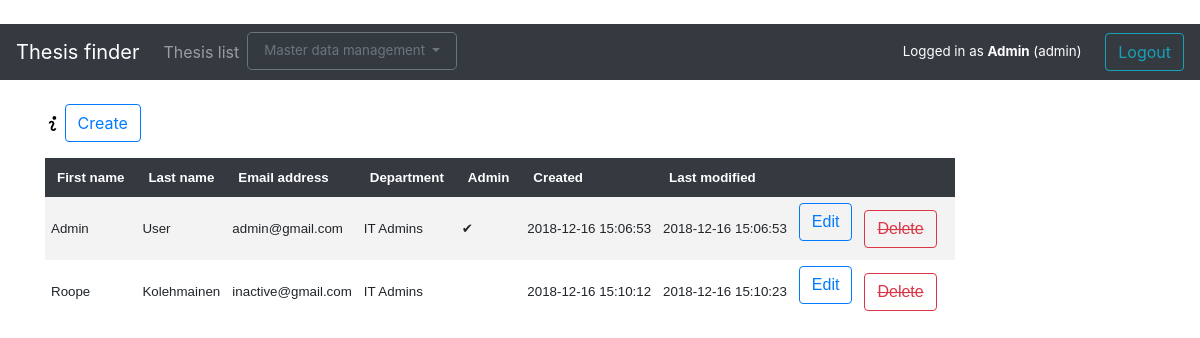
Page /account (signed in) on the committed database.
### application/auth/models.py (models this page shows, shortened)
class User(Base):
    __tablename__ = "account"
    userID = db.Column(db.String(100), primary_key=True, nullable=False)
    firstName = db.Column(db.String(144), nullable=False)
    lastName = db.Column(db.String(144), nullable=False)
    password = db.Column(db.String(144), nullable=False)
    admin = db.Column(db.Integer) # Kept as integer for future admin role types
    inactive = db.Column(db.Boolean)
    department = db.Column(db.Integer, db.ForeignKey('department.departmentID'),
                           nullable=True)
    theses = db.relationship("Thesis", backref='account', lazy=True)
    if os.environ.get("HEROKU"):
        @staticmethod
        def countInactives():
            stmt = text('SELECT COUNT("userID") FROM account WHERE inactive')
            result = db.engine.execute(stmt)
            for row in result:
                count = row[0]
            return count
        @staticmethod
        def countTheses():
            stmt = text('SELECT account."userID", COUNT(thesis."thesisID")'
                        ' FROM account LEFT JOIN thesis ON thesis."userID" = account."userID"'
                        ' WHERE account.admin = 0'
                        ' GROUP BY account."userID";')
            result = db.engine.execute(stmt)
            count = []
            for row in result:
                print(row[1])
                count.append({"id":row[0], "count":row[1]})
            return count
    else:
        @staticmethod
        def countInactives():
            stmt = text("SELECT COUNT(userID) FROM account WHERE inactive")
            result = db.engine.execute(stmt)
            for row in result:
                count = row[0]
            return count
        @staticmethod
        def countTheses():
            stmt = text("SELECT account.userID, COUNT(thesis.thesisID)"
                        " FROM account LEFT JOIN thesis ON thesis.userID = account.userID"
                        " WHERE account.admin = 0"
                        " GROUP BY account.userID;")
            result = db.engine.execute(stmt)
            count = []
            for row in result:
                print(row[1])
                count.append({"id":row[0], "count":row[1]})
            return count

### application/departments/models.py (models this page shows, shortened)
class Dept(Base):
    __tablename__ = "department"
    departmentID = db.Column(db.Integer, primary_key=True)
    name = db.Column(db.String(144), nullable=False)
    accounts = db.relationship("User", backref='user_department', lazy=True)

### application/auth/views.py (the view)
@app.route("/account")
def accounts_index():
    if not current_user.admin:
        return "Access denied"
    users =  User.query.outerjoin(Dept, User.department == Dept.departmentID).all()
    theses_users = Thesis.query.distinct(Thesis.userID)
    theses_users = [user.userID for user in theses_users]
    return render_template("auth/list.html", theses_users = theses_users, users = users)

### application/__init__.py (called while the page is built)
@login_manager.user_loader
def load_user(user_id):
    return User.query.get(user_id)

### application/templates/auth/list.html (shortened to what this page needs)
{% extends "layout.html" %}
{% block body %}
<div class="container">
    {% if (current_user.admin) %}
    <p><img height="15px" width="15px" src="{{url_for('static', filename='info.svg')}}" data-toggle="tooltip" title="Double click row to display single user."
             data-placement="right"><img> <a class="btn btn-outline-primary" href=" {{ url_for('account_form') }} " role="button">Create</a></p>
    <table id="usertable">
        <tr>
            <th>First name</th>
            <th>Last name</th>
            <th>Email address</th>
            <th>Department</th>
            <th>Admin</th>
            <th>Created</th>
            <th>Last modified</th>
            <th colspan="3"></th>
        </tr>
        {% for user in users %}
        {% if user.inactive %}
        <tr id="{{user.userID}}" class="item" style="color:cadetblue">
        {% else %}
        <tr id="{{user.userID}}" class="item">
       {% endif %}
            <td>{{ user.firstName }}</td>
            <td>{{ user.lastName }}</td>
            <td>{{ user.userID }}</td>
            <td>{{ user.user_department.name}}</td>
            <td>{% if user.admin == 1 %}&#10004;{% endif %}</td>
            <td>{{ user.createdOn }}</td>
            <td>{{ user.modifiedOn }}</td>
            <td>
                <form method="GET" action="{{ url_for('account_edit', account_id=user.userID) }}">
                    <input class="btn btn-outline-primary" type="submit" value="Edit">
                </form>
            </td>
            <td>
                {% if user.userID in theses_users %}
                <a tabindex="0" class="btn btn-outline-danger" role="button" data-toggle="popover" data-trigger="focus" data-content="User is supervisor to theses and cannot be deleted">
                    <s>Delete</s></a>
                {% else %}
                <form method="POST" action="{{url_for('user_delete', account_id=user.userID)}}">
                    <input class="btn btn-outline-danger" type="submit" value="Delete">
                </form>
                {% endif %}
            </td>
            <td></td>
        </tr>
        {% endfor %}
        {% endif %}
    </table>
</div>
    {% endblock %}

### application/templates/layout.html (shortened to what this page needs)
﻿<!DOCTYPE html>
<html>
<head>
    <link rel="stylesheet" href="https://maxcdn.bootstrapcdn.com/bootstrap/4.0.0/css/bootstrap.min.css"
>
    <link rel="stylesheet" href="{{url_for('static', filename='chosen/chosen.css')}}">
</head>
<body>
    <nav class="navbar navbar-expand-md navbar-dark bg-dark mb-4">
        <a class="navbar-brand" href="/">Thesis finder</a>
        <div class="collapse navbar-collapse" id="navbarCollapse">
            <ul class="navbar-nav mr-auto">
                <li class="nav-item">
                    <a class="nav-link" href="{{ url_for('theses_index') }} ">Thesis list</a>
                </li>
                {% if current_user.admin %}
                <li class="nav-item">
                    <div class="dropdown">
                        <button class="btn btn-outline-secondary btn-lg dropdown-toggle" type="button" id="dropdownMenuButton"
                            data-toggle="dropdown" aria-haspopup="true" aria-expanded="false">
                            Master data management
                        </button>
                    </div>
                </li>
                {% endif %}
            </ul>
            <div class="login">
                {% if current_user.is_authenticated %}
                Logged in as <b>{{ current_user.firstName }}</b>
                {% if current_user.admin %}
                (admin)
                {% else %}
                (supervisor)<span style="display:inline-block; width: 20px;"></span>
                {% endif %}
                <a class="btn btn-outline-info" href="{{ url_for('auth_logout') }}" role="button">Logout</a>
                {% else %}
                <a class="btn btn-outline-info" href="{{ url_for('auth_login') }}" role="button">Login</a>
                {% endif %}
            </div>
        </div>
    </nav>
    <main role="main" class="container-fluid">
        {% block body %}{% endblock %}
    </main>
</body>
</html>

### application/templates/layout.html (style rules this page uses)
table { font-family: arial, sans-serif; border-collapse: collapse; font-size: smaller; display: inline-block; overflow-x: auto; white-space: nowrap; }
th { color: #ffffff; background-color: #343a40; text-align: left; padding: 12px; }
td { text-align: left; padding: 6px; }
tr:nth-child(even) { background-color: #f3f3f3; }
.login { color: #ffffff }
.btn-outline-secondary { font-size: smaller; }
.login { font-size:smaller; }

### rows in the picture
User: firstName "Admin", lastName "User", userID "admin@gmail.com", user_department.name "IT Admins", createdOn "2018-12-16 15:06:53", modifiedOn "2018-12-16 15:06:53", shows "Delete"
User: firstName "Roope", lastName "Kolehmainen", userID "inactive@gmail.com", user_department.name "IT Admins", createdOn "2018-12-16 15:10:12", modifiedOn "2018-12-16 15:10:23", shows "Delete"
